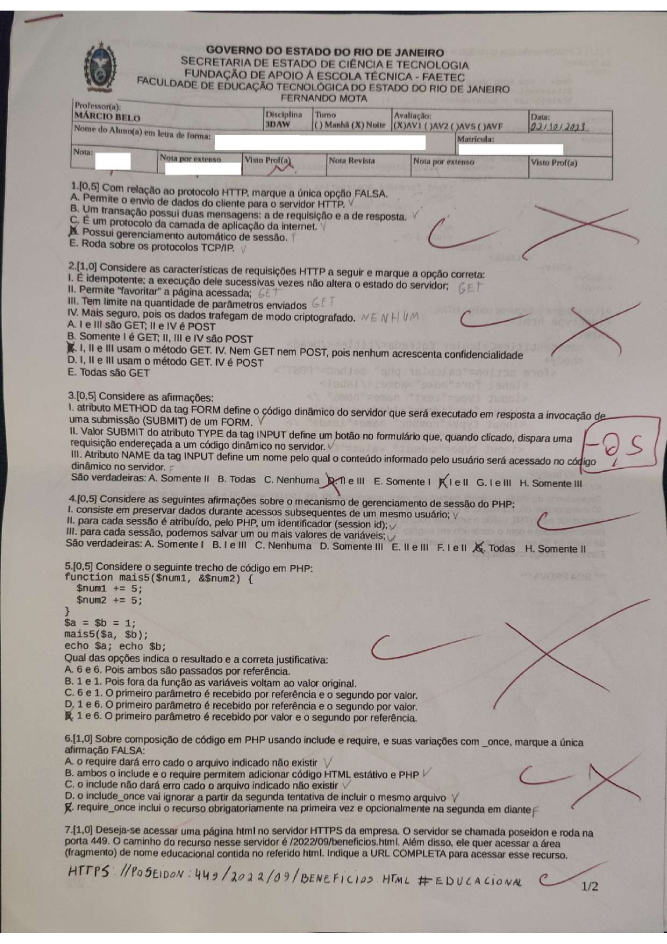
#> input picture tests/imagens/prova_real.png, 2000 x 2830 px (shown at 1/3 size)
$ python teste_ocr.py
#> lines starting #> are read from the running program, lines starting #| are printed output that depends on the picture; after the words box and inside, x2 and y2 are one past the last pixel; in counts of white or black regions, pixels touching at a corner belong together
from pathlib import Path

from PIL import Image
import pytesseract


CAMINHO_IMAGEM = (
    Path(__file__).parent
    / "imagens"
    / "prova_real.png"
)


def executar_ocr(
    imagem: Image.Image,
    titulo: str,
):

    print(f"\n========== {titulo} ==========\n")

    texto = pytesseract.image_to_string(
        imagem,
        lang="por",
    )

    print(texto)

    print("\n==============================\n")


imagem = Image.open(CAMINHO_IMAGEM)
#> imagem is the input picture: PIL image 2000x2830 RGBA; mean R, G, B, A 166.5, 158.9, 154.7, 255

imagem_cinza = imagem.convert("L")

imagem_pb = imagem_cinza.point(
    lambda pixel: 255 if pixel > 150 else 0,
    mode="1",
)
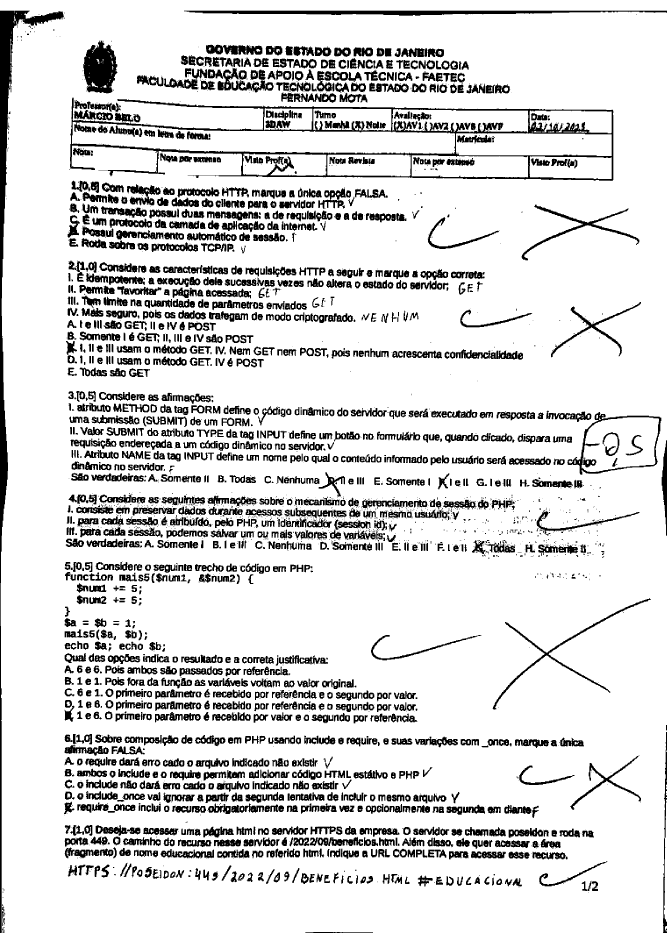
#> imagem_pb: PIL image 2000x2830 1 (shown at 1/3 size); 85.3% white; 3185 black regions (1457 under 20 px), largest, box (x1, y1, x2, y2) and area: (210, 292, 1840, 543) 46033, (0, 32, 192, 2799) 36122, (552, 32, 2000, 47) 12916

# NOVO EXPERIMENTO
imagem_2x = imagem.resize(
    (
        imagem.width * 2,
        imagem.height * 2,
    ),
    Image.Resampling.LANCZOS,
)

executar_ocr(
    imagem,
    "IMAGEM ORIGINAL",
)
#> (the run stopped early here; a loop or call above may not have finished)
